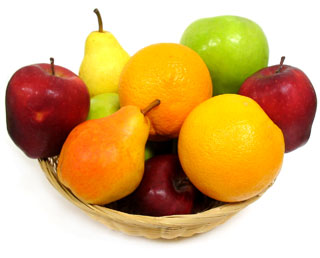
#> input picture images/fruit.png, 320 x 258 px
$ python Extracting_colored_objs.py
#> lines starting #> are read from the running program, lines starting #| are printed output that depends on the picture; after the words box and inside, x2 and y2 are one past the last pixel; in counts of white or black regions, pixels touching at a corner belong together
import cv2 as cv
import numpy as np
import sys

img = cv.imread('images/fruit.png')
#> img is the input picture: shape (258, 320, 3); mean B, G, R 119.7, 178.6, 216.9
hsv = cv.cvtColor(img, cv.COLOR_BGR2HSV)
#> hsv: shape (258, 320, 3); mean H, S, V 26.4, 128.9, 218.5

color_dict_HSV = {
              'red': [[9, 255, 255], [0, 50, 70]],
              'green': [[89, 255, 255], [36, 50, 70]],
              'yellow': [[35, 255, 255], [25, 50, 70]]
}

for i in color_dict_HSV:
  mask = cv.inRange(hsv,np.array(color_dict_HSV.get(i)[1]), np.array(color_dict_HSV.get(i)[0]))
  res = cv.bitwise_and(img,img,mask=mask)
  cv.imshow("object", res)
  cv.waitKey(0)
#> this loop made 3 passes
#> pass 1, `mask = cv.inRange(hsv,np.array(color_dict_HSV.get(i)[1]), np.array(col..`:
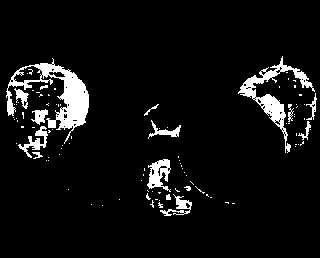
#> mask: shape (258, 320); 6.6% white; 99 white regions (83 under 20 px), largest, box (x1, y1, x2, y2) and area: (6, 58, 89, 144) 2051, (238, 56, 315, 153) 1312, (147, 159, 171, 192) 434
#> pass 1, `res = cv.bitwise_and(img,img,mask=mask)`:
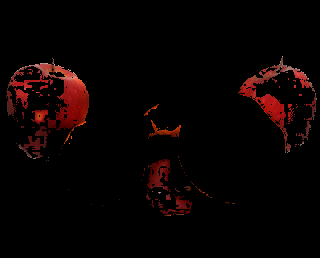
#> res: shape (258, 320, 3); mean B, G, R 1.8, 2.2, 9
#> pass 2, `mask = cv.inRange(hsv,np.array(color_dict_HSV.get(i)[1]), np.array(col..`:
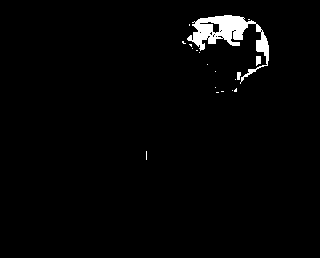
#> mask: shape (258, 320); 2.1% white; 19 white regions (16 under 20 px), largest, box (x1, y1, x2, y2) and area: (187, 15, 269, 84) 1608, (256, 56, 261, 66) 43, (237, 72, 241, 80) 28
#> pass 2, `res = cv.bitwise_and(img,img,mask=mask)`:
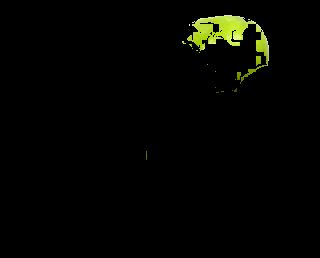
#> res: shape (258, 320, 3); mean B, G, R 1.2, 4.5, 3.8
cv.destroyAllWindows()
